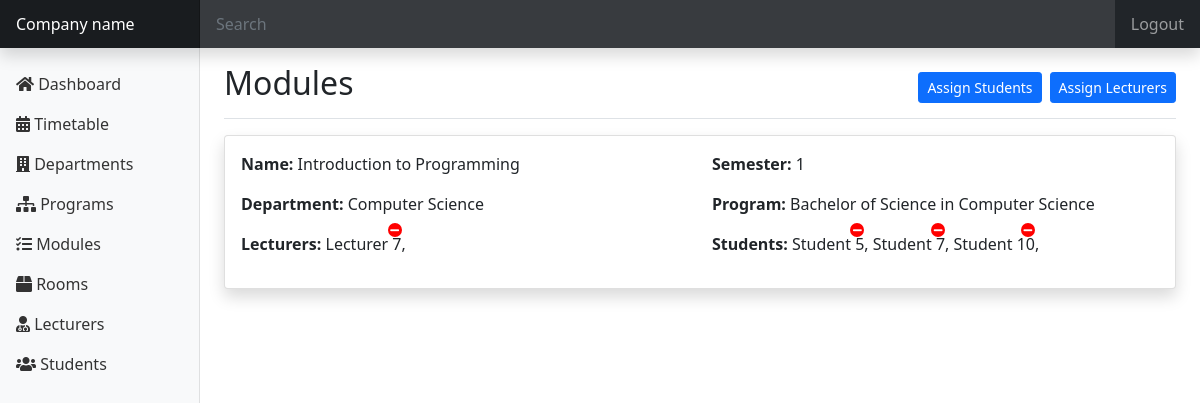
The page /module-details.php?id=1 (signed in) on the database its author committed.
### tables this page shows
CREATE TABLE `modules` (
  `module_id` int NOT NULL,
  `module_name` varchar(100) NOT NULL,
  `program_id` int DEFAULT NULL,
  `semester` int DEFAULT NULL
);

CREATE TABLE `departments` (
  `department_id` int NOT NULL,
  `department_name` varchar(100) NOT NULL
);

CREATE TABLE `programs` (
  `program_id` int NOT NULL,
  `program_name` varchar(100) NOT NULL,
  `department_id` int DEFAULT NULL
);

CREATE TABLE `lecturers` (
  `lecturer_id` int NOT NULL,
  `lecturer_name` varchar(100) NOT NULL,
  `email` varchar(255) NOT NULL,
  `password` varchar(255) NOT NULL
);

CREATE TABLE `students` (
  `student_id` int NOT NULL,
  `student_name` varchar(100) NOT NULL,
  `email` varchar(255) NOT NULL,
  `password` varchar(255) NOT NULL
);

### functions.php (called while the page is built, shortened)
<?php
include 'db_conn.php';
function getDepartmentById($department_id)
{
    global $conn;
    $sql = "SELECT * FROM departments WHERE department_id = $department_id";
    $result = $conn->query($sql);
    if ($result->num_rows > 0) {
        $department = $result->fetch_assoc();
        return $department;
    } else {
        return false;
    }
}
function getProgramById($program_id)
{
    global $conn;
    $sql = "SELECT * FROM programs WHERE program_id = $program_id";
    $result = $conn->query($sql);
    if ($result->num_rows > 0) {
        $program = $result->fetch_assoc();
        return $program;
    } else {
        return false;
    }
}
function getModuleById($module_id)
{
    global $conn;
    $sql = "SELECT * FROM modules WHERE module_id = $module_id";
    $result = $conn->query($sql);
    if ($result->num_rows > 0) {
        $module = $result->fetch_assoc();
        return $module;
    } else {
        return false;
    }
}
function getLecturersByModuleId($module_id)
{
    global $conn;
    $lecturers = array();
    $sql = "SELECT lecturers.* FROM lecturers
            INNER JOIN modules_lecturers ON lecturers.lecturer_id = modules_lecturers.lecturer_id
            WHERE modules_lecturers.module_id = $module_id";
    $result = $conn->query($sql);
    if ($result->num_rows > 0) {
        while ($row = $result->fetch_assoc()) {
            $lecturers[] = $row;
        }
    }
    return $lecturers;
}
function getStudentsByModuleId($module_id)
{
    global $conn;
    $students = array();
    $sql = "SELECT students.* FROM students
            INNER JOIN modules_students ON students.student_id = modules_students.student_id
            WHERE modules_students.module_id = $module_id";
    $result = $conn->query($sql);
    if ($result->num_rows > 0) {
        while ($row = $result->fetch_assoc()) {
            $students[] = $row;
        }
    }
    return $students;
}

### module-details.php (the view, shortened to what this page needs)
<?php
require 'functions.php';
if (isset($_GET['id'])) {
    $module_id = $_GET['id'];
    $module = getModuleById($module_id);
    if ($module) {
        $module_name = $module['module_name'];
        $semester = $module['semester'];
        $program_id = $module['program_id'];
        $program = getProgramById($program_id);
        $program_name = $program['program_name'];
        $department_id = $program['department_id'];
        $department = getDepartmentById($department_id);
        $department_name = $department['department_name'];
        $lecturers = getLecturersByModuleId($module_id);
        $students = getStudentsByModuleId($module_id);
    }
}
?>
<!doctype html>
<html lang="en">
    <head>
        <link href="./assets/css/bootstrap.min.css" rel="stylesheet">
        <link rel="stylesheet" href="./assets/fontawesome/css/all.css">
        <link href="./assets/css/style.css" rel="stylesheet">
    </head>
    <body>
        <?php include 'header.php'; ?>
        <div class="container-fluid">
            <div class="row">
                <?php include 'sidebar.php'; ?>
                <main class="col-md-9 ms-sm-auto col-lg-10 px-md-4">
                    <div
                        class="d-flex justify-content-between flex-wrap flex-md-nowrap align-items-center pt-3 pb-2 mb-3 border-bottom">
                        <h1 class="h2">Modules</h1>
                        <div class="d-flex align-items-center gap-2">
                            <button type="button" class="btn btn-primary btn-sm" data-bs-toggle="modal"
                                data-bs-target="#assignStudentsModal"> Assign Students </button>
                            <button type="button" class="btn btn-primary btn-sm" data-bs-toggle="modal"
                                data-bs-target="#assignLecturersModal"> Assign Lecturers </button>
                        </div>
                    </div>
                    <div class="card shadow">
                        <div class="card-body">
                            <div class="row">
                                <div class="col-md-6">
                                    <p><b>Name:</b> <?php echo $module_name; ?></p>
                                </div>
                                <div class="col-md-6">
                                    <p><b>Semester:</b> <?php echo $semester; ?></p>
                                </div>
                                <div class="col-md-6">
                                    <p><b>Department:</b> <?php echo $department_name; ?></p>
                                </div>
                                <div class="col-md-6">
                                    <p><b>Program:</b> <?php echo $program_name; ?></p>
                                </div>
                                <div class="col-md-6">
                                    <p><b>Lecturers:</b> <?php
                                    if (!empty($lecturers)) {
                                        foreach ($lecturers as $lecturer) {
                                            echo '<span class="position-relative">' . $lecturer['lecturer_name'] . '<a href="?id=' . $module_id . '&lecturer_id=' . $lecturer['lecturer_id'] . '&remove" class="remove-btn"><i class="fa fa-minus"></i></a></span>' . ', ';
                                        }
                                    } else {
                                        echo '<span class="text-danger fw-medium">No lecturers yet!</span>';
                                    }
                                    ?>
                                    </p>
                                </div>
                                <div class="col-md-6">
                                    <p><b>Students:</b> <?php
                                    if (!empty($students)) {
                                        foreach ($students as $student) {
                                            echo '<span class="position-relative">' . $student['student_name'] . '<a href="?id=' . $module_id . '&student_id=' . $student['student_id'] . '&remove" class="remove-btn"><i class="fa fa-minus"></i></a></span>' . ', ';
                                        }
                                    } else {
                                        echo '<span class="text-danger fw-medium">No students yet!</span>';
                                    }
                                    ?>
                                    </p>
                                </div>
                            </div>
                        </div>
                    </div>
                </main>
            </div>
        </div>
    </body>
</html>

### assets/css/style.css (style rules this page uses)
.remove-btn { display: flex; flex-direction: column; align-items: center; justify-content: center; height: 14px; font-size: 10px; border-radius: 99999px; width: 14px; background-color: red; color: white; position: absolute; top: -10px; right: 0; text-decoration: none; }
html, .login-page { height: 100%; }

### rows shown on the page
modules: module_name "Introduction to Programming", semester "1"
departments: department_name "Computer Science"
programs: program_name "Bachelor of Science in Computer Science"
lecturers: lecturer_name "Lecturer 7"
students: student_name "Student 5"
students: student_name "Student 7"
students: student_name "Student 10"
